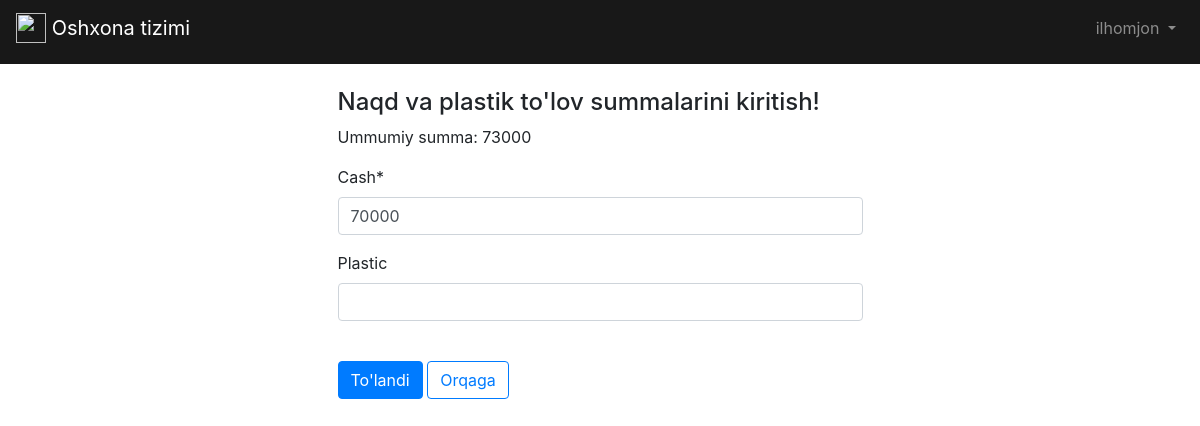
Page /profession/partial_payment/1/ (signed in) on the earlier database version.
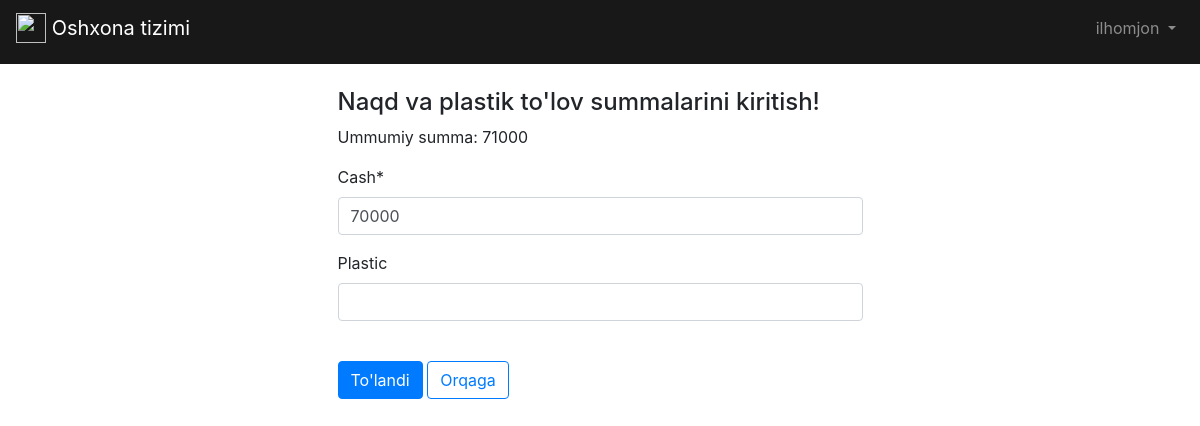
Same page on the later database version.
### products/models.py (models this page shows, shortened)
class Order(models.Model):
    ref_code = models.IntegerField()
    products = models.ManyToManyField(OrderProduct)
    start_date = models.DateTimeField(auto_now_add=True)
    ordered_date = models.DateTimeField()
    ordered = models.BooleanField(default=False)
    order_completed = models.BooleanField(default=False)
    order_completed_date = models.DateTimeField(null=True, blank=True)
    cash = models.IntegerField()
    plastic = models.IntegerField(null=True, blank=True)
    def get_total(self):
        total = 0
        for order_product in self.products.all():
            total += order_product.get_final_price()
        return total

class OrderProduct(models.Model):
    ordered = models.BooleanField(default=False)
    product = models.ForeignKey(Product, on_delete=models.CASCADE)
    quantity = models.IntegerField(default=1)
    def get_total_product_price(self):
        return self.quantity * self.product.price
    def get_total_product_discount_price(self):
        return self.quantity * self.product.discount_price
    def get_final_price(self):
        if self.product.discount_price:
            return self.get_total_product_discount_price()
        return self.get_total_product_price()

class Product(models.Model):
    name = models.CharField(max_length=50)
    date = models.DateTimeField(auto_now_add=True)
    price = models.IntegerField()
    discount_price = models.IntegerField(null=True, blank=True)
    category = models.ForeignKey(Category, on_delete=models.CASCADE)
    class Meta:
        verbose_name_plural = "Products"

### products/views.py (the view)
# urls.py: path('partial_payment/<int:pk>/', UpdatePartialPaymentView.as_view(), name='partial_payment'),
class UpdatePartialPaymentView(LoginRequiredMixin, UpdateView):
    model = Order
    template_name = 'partial-payment.html'
    fields = ['cash', 'plastic']

### template/partial-payment.html (shortened to what this page needs)
{% extends 'base.html' %}
{% load crispy_forms_tags %}
{% block content %}
<br>
<div class="col-6 offset-3">
<h4>Naqd va plastik to'lov summalarini kiritish!</h4>
    <p>Ummumiy summa: {{ object.get_total }}</p>
    <form method="post">
        {{ form|crispy }}<br>
<button type="button" class="btn btn-primary" data-bs-toggle="modal" data-bs-target="#exampleModal">
  To'landi
</button>
        <a href="{% url 'cashier' %}" class="btn btn-outline-primary">Orqaga</a>
    </form>
</div>
{% endblock content %}

Differences in the rows shown:
changed through a linked row, Order: get_total "73000" → "71000"
